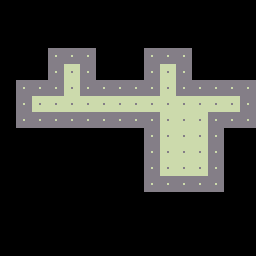

A 2D game scene composited from a Tiled map and its tileset images. What follows is a short description and the map's XML, with every tile layer's data as written:
An orthogonal 16x16 tile map with 16x16 px tiles, 2 tile layers (Ground, Walls), 2 tilesets and 8 objects (switch_door_0, switch_door_1).

<map version="1.2" tiledversion="1.2.4" orientation="orthogonal" renderorder="right-down" width="16" height="16" tilewidth="16" tileheight="16" infinite="0" nextlayerid="4" nextobjectid="17">
 <tileset firstgid="1" source="level-tiles.tsx" />
 <tileset firstgid="65" source="player.tsx" />
 <layer id="1" name="Ground" width="16" height="16">
  <data encoding="csv">
0,0,0,0,0,0,0,0,0,0,0,0,0,0,0,0,
0,0,0,0,0,0,0,0,0,0,0,0,0,0,0,0,
0,0,0,0,0,0,0,0,0,0,0,0,0,0,0,0,
0,0,0,0,0,0,0,0,0,0,0,0,0,0,0,0,
0,0,0,0,2,0,0,0,0,0,2,0,0,0,0,0,
0,0,0,0,2,0,0,0,0,0,2,0,0,0,0,0,
0,0,2,2,2,2,2,2,2,2,2,2,2,2,2,0,
0,0,0,0,0,0,0,0,0,0,2,2,2,0,0,0,
0,0,0,0,0,0,0,0,0,0,2,2,2,0,0,0,
0,0,0,0,0,0,0,0,0,0,2,2,2,0,0,0,
0,0,0,0,0,0,0,0,0,0,2,2,2,0,0,0,
0,0,0,0,0,0,0,0,0,0,0,0,0,0,0,0,
0,0,0,0,0,0,0,0,0,0,0,0,0,0,0,0,
0,0,0,0,0,0,0,0,0,0,0,0,0,0,0,0,
0,0,0,0,0,0,0,0,0,0,0,0,0,0,0,0,
0,0,0,0,0,0,0,0,0,0,0,0,0,0,0,0
</data>
 </layer>
 <layer id="2" name="Walls" width="16" height="16">
  <data encoding="csv">
0,0,0,0,0,0,0,0,0,0,0,0,0,0,0,0,
0,0,0,0,0,0,0,0,0,0,0,0,0,0,0,0,
0,0,0,0,0,0,0,0,0,0,0,0,0,0,0,0,
0,0,0,1,1,1,0,0,0,1,1,1,0,0,0,0,
0,0,0,1,0,1,0,0,0,1,0,1,0,0,0,0,
0,1,1,1,0,1,1,1,1,1,0,1,1,1,1,1,
0,1,0,0,0,0,0,0,0,0,0,0,0,0,0,1,
0,1,1,1,1,1,1,1,1,1,0,0,0,1,1,1,
0,0,0,0,0,0,0,0,0,1,0,0,0,1,0,0,
0,0,0,0,0,0,0,0,0,1,0,0,0,1,0,0,
0,0,0,0,0,0,0,0,0,1,0,0,0,1,0,0,
0,0,0,0,0,0,0,0,0,1,1,1,1,1,0,0,
0,0,0,0,0,0,0,0,0,0,0,0,0,0,0,0,
0,0,0,0,0,0,0,0,0,0,0,0,0,0,0,0,
0,0,0,0,0,0,0,0,0,0,0,0,0,0,0,0,
0,0,0,0,0,0,0,0,0,0,0,0,0,0,0,0
</data>
 </layer>
 <objectgroup id="3" name="Objects">
  <object id="9" gid="41" x="64" y="80" width="16" height="16">
   <properties>
    <property name="next_level" value="victory" />
   </properties>
  </object>
  <object id="10" name="switch_door_0" gid="27" x="160" y="96" width="16" height="16" />
  <object id="11" name="switch_door_1" gid="27" x="64" y="96" width="16" height="16" />
  <object id="12" gid="33" x="160" y="80" width="16" height="16" />
  <object id="13" gid="26" x="224" y="112" width="16" height="16">
   <properties>
    <property name="targets" value="switch_door_1" />
   </properties>
  </object>
  <object id="14" gid="25" x="192" y="176" width="16" height="16">
   <properties>
    <property name="targets" value="switch_door_0" />
   </properties>
  </object>
  <object id="15" gid="34" x="208" y="112" width="16" height="16" />
  <object id="16" gid="65" x="32" y="112" width="12" height="12" />
 </objectgroup>
</map>
